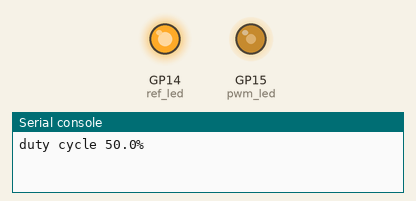
Recording of a program running on a simulated Raspberry Pi Pico running MicroPython. On the bench: output pins drawn as LEDs (lit = HIGH), the last lines printed to the serial console.

Above: at 0.55 s.
At 6.45 s:
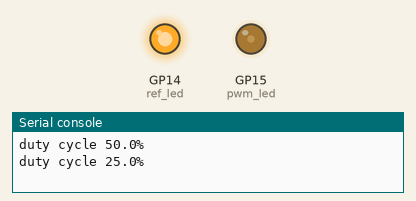
At 15.45 s:
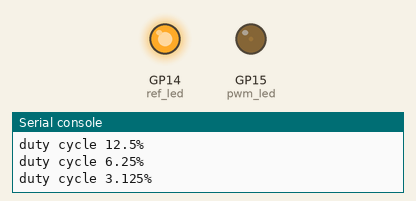
Timing chart, 0 to 20.0 s (numbered marks = the images above):
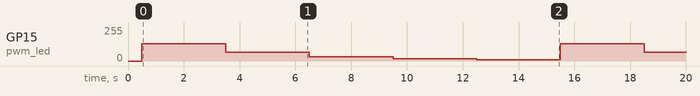

The program:

main.py
```python
import time
from machine import Pin, PWM

time.sleep(.5)

MAX_U16 = 2**16

ref_led = Pin(14, Pin.OUT)
ref_led.value(1)

pwm_led = PWM(Pin(15))
pwm_led.freq(1000)

i = 1

while True:
    i *= 2
    pwm_led.duty_u16(int(MAX_U16/i))

    print(f"duty cycle {100/i}%")
    if i > 16:
        i = 1

    time.sleep(3)
```

Measured:
- by itself, GP15 (pwm_led): repeats every 15.0 s: 64/255 3.0 s, 32/255 3.0 s, 16/255 3.0 s, 8/255 3.0 s, 128/255 3.0 s
